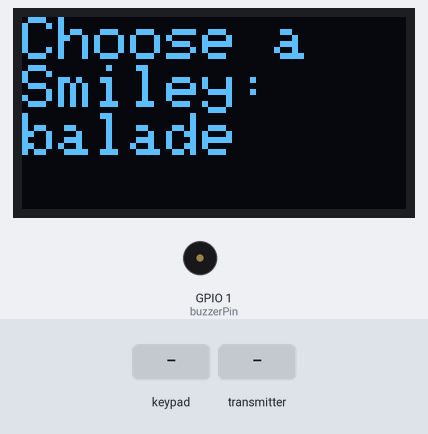
This sketch was run on a simulated ESP32. On the bench: 128×64 one-colour display, buzzer (waves = sounding). The test bench sets the inputs (shaded band). What the sketch prints to the serial monitor is not drawn.

Above: at 1.2 s.
1.3 s: key 'A' pressed
At 2.1 s:
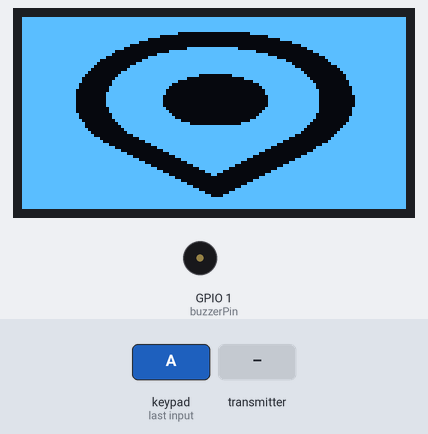
At 3.2 s:
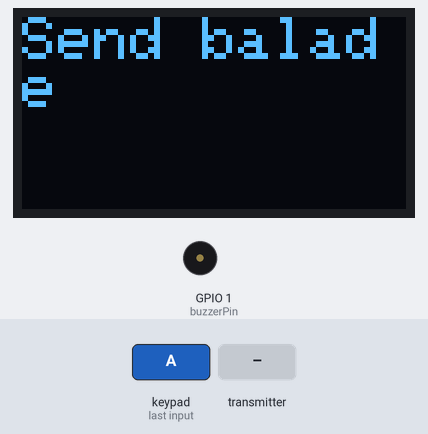
4.3 s: the transmitter starts sending smileyID = 0
At 6.4 s:
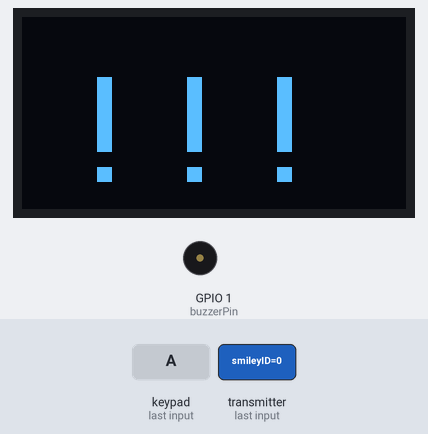
Timing chart, 0 to 25.8 s (numbered marks = the images above; inputs shaded):
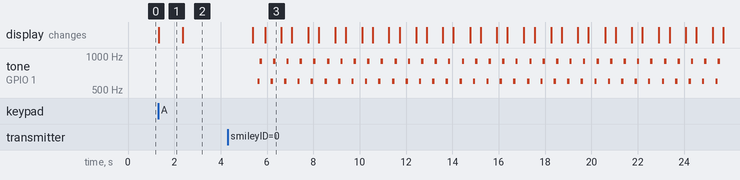

Measured:
- after the input at 1.3 s, the display: changes at once (image 1)
- after the input at 4.3 s, tone on GPIO 1 (buzzerPin): silent → 600 Hz after 1.3 s, then repeats every 0.58 s: 900 Hz 0.10 s, silent 0.38 s, 600 Hz 0.10 s; the display: first differs from a run without the input after 1.6 s (image 3)
- what the display in image 1 shows lasts 1.1 s, from 1.3 s to 2.4 s
- what the display in image 3 shows lasts 0.7 s, from 5.9 s to 6.6 s

The sketch:

HMAE_NOV_2023.ino
```cpp
#include <Wire.h>
#include <Adafruit_GFX.h>
#include <Adafruit_SSD1306.h>
#include <Keypad.h>
#include <esp_now.h>
#include <WiFi.h>
#include "Bitmaps.h"

#define SCREEN_WIDTH 128
#define SCREEN_HEIGHT 64

Adafruit_SSD1306 display(SCREEN_WIDTH, SCREEN_HEIGHT, &Wire, -1);
const int buzzerPin = 1;

const byte ROWS = 3;
const byte COLS = 3;
char keys[ROWS][COLS] = {
    {'U', 'L', 'D'},
    {'R', 'S', 'T'},
    {'A', 'B', ' '}};
byte rowPins[ROWS] = {20, 10, 0};
byte colPins[COLS] = {7, 8, 9};

Keypad keypad = Keypad(makeKeymap(keys), rowPins, colPins, ROWS, COLS);

const unsigned char *smileys[] = {balade, coeur, content, drole, enerve,faux,heure,livre,musique,photo,shopping,tele,triste,vrai};
const char *smileyNames[] = {"balade", "coeur", "content","drole", "enerve", "faux", "heure", "livre", "musique", "photo","shopping", "tele", "triste", "vrai"};
int currentSmileyIndex = 0;
bool fullSize = false;


uint8_t broadcastAddress[] = {0x7C,0xDF,0xA1,0xBE,0x7C,0x4C};

//0x58,0xCF,0x79,0x07,0x34,0xE8 //Emma

//0x7C,0xDF,0xA1,0xBE,0x7C,0x4C //Stan


String success;


typedef struct struct_message
{
  uint8_t smileyID;
} struct_message;

struct_message receivedData;
struct_message sendData;


void data_sent(const uint8_t *mac_addr, esp_now_send_status_t status)
{
  Serial.print("\r\nLast Packet Send Status:\t");
  Serial.println(status == ESP_NOW_SEND_SUCCESS ? "Delivery Success" : "Delivery Fail");
  if (status == 0)
  {
    success = "Delivery Success :)";

    display.clearDisplay();
    display.setTextSize(2);
    display.setTextColor(WHITE);
    display.setCursor(0, 0);
    delay(1000);
    display.println("Send " + String(smileyNames[sendData.smileyID]) );

    display.display();
    delay(3000);

    displayMenu();
  }
  else
  {
    success = "Delivery Fail :(";
  }
}

bool messageReceived = false;
bool screenOff = false;


void data_receive(const uint8_t *mac, const uint8_t *incomingData, int len)
{
  memcpy(&receivedData, incomingData, sizeof(receivedData));
  Serial.print("Bytes received: ");
  Serial.println(len);

  messageReceived = true;


  if (screenOff)
  {
    display.ssd1306_command(SSD1306_DISPLAYON);
    screenOff = false;
  }

  for (int i = 0; i < 5; ++i)
  {
    display.clearDisplay();
    display.display();
    delay(100);
    display.setCursor(15, 20);
    display.setTextSize(2);
    display.println("MESSAGE");
    display.display();

    tone(buzzerPin, 600);
    delay(100);
    tone(buzzerPin, 900);
    delay(100);
    noTone(buzzerPin);
    delay(100);
    display.clearDisplay();
  display.setTextSize(5);
  display.setTextColor(WHITE);
  display.setCursor(15, 20);
  display.println("!!!");
  display.display();
    //displayMenu();
    delay(100);
  }


  display.clearDisplay();
  display.setTextSize(2);
  display.setTextColor(WHITE);
  display.setCursor(0, 0);
  display.println("Press 'B' to reveal emoji");
  display.display();
}

void displayMenu()
{
  display.clearDisplay();
  display.setTextSize(2);
  display.setTextColor(WHITE);
  display.setCursor(0, 0);
  display.println("Choose a");
  display.println("Smiley:");
  display.print(smileyNames[currentSmileyIndex]);
  display.display();
}

void displaySmiley(bool halfSize)
{
  display.clearDisplay();
  display.setTextSize(fullSize ? 2 : 1);
  display.setTextColor(WHITE);
  display.setCursor(0, 0);

  if (!halfSize)
  {
    display.drawBitmap(0, fullSize ? 16 : 0, smileys[currentSmileyIndex], SCREEN_WIDTH, SCREEN_HEIGHT - (fullSize ? 16 : 0), WHITE);
  }
  else
  {
    display.drawBitmap(0, 0, smileys[currentSmileyIndex], SCREEN_WIDTH, SCREEN_HEIGHT, WHITE);
  }

  display.display();
}

void setup()
{
  Serial.begin(115200);

  pinMode(buzzerPin, OUTPUT);
  digitalWrite(buzzerPin, LOW);

  if (!display.begin(SSD1306_SWITCHCAPVCC, 0x3C))
  {
    Serial.println(F("SSD1306 allocation failed"));
    for (;;)
      ;
  }

  WiFi.mode(WIFI_STA);
  if (esp_now_init() != ESP_OK)
  {
    Serial.println("Error initializing ESP-NOW");
    return;
  }
  esp_now_register_send_cb(data_sent);

  esp_now_peer_info_t peerInfo;
  memcpy(peerInfo.peer_addr, broadcastAddress, 6);
  peerInfo.channel = 0;
  peerInfo.encrypt = false;
  if (esp_now_add_peer(&peerInfo) != ESP_OK)
  {
    Serial.println("Failed to add peer");
    return;
  }

  esp_now_register_recv_cb(data_receive);

  displayMenu();
}

void loop()
{
  char key = keypad.getKey();
  esp_err_t result;

  if (key != NO_KEY)
  {
    switch (key)
    {

    case 'L':
    currentSmileyIndex = (currentSmileyIndex - 1 + 14) % 14;
    displayMenu();
    break;

case 'R':
    currentSmileyIndex = (currentSmileyIndex + 1) % 14;
    displayMenu();
    break;

    case 'A':
      fullSize = !fullSize;
      displaySmiley(fullSize);

      sendData.smileyID = currentSmileyIndex;
      result = esp_now_send(broadcastAddress, (uint8_t *)&sendData, sizeof(sendData));

      if (result == ESP_OK)
      {
        Serial.println("Sent with success");
      }
      else
      {
        Serial.println("Error sending the data");
      }
      break;

    case 'S':
      fullSize = false;
      displayMenu();
      break;

    case 'T':

      screenOff = !screenOff;
      if (screenOff)
      {
        display.ssd1306_command(SSD1306_DISPLAYOFF);
      }
      else
      {
        display.ssd1306_command(SSD1306_DISPLAYON);
        //displayMenu();
      }
      break;

    case 'B':
      if (messageReceived && !screenOff)
      {

        display.clearDisplay();
        display.drawBitmap(0, 0, smileys[receivedData.smileyID], SCREEN_WIDTH, SCREEN_HEIGHT, WHITE);
        display.setCursor(0, 0);

        display.display();

        messageReceived = false;
      }
      break;
    }
  }
}
```

Bitmaps.h
```cpp
#ifndef BITMAPS_H
#define BITMAPS_H

// Placeholder for bitmap arrays

extern const unsigned char balade[];
extern const unsigned char coeur[];
extern const unsigned char content[];
extern const unsigned char drole[];
extern const unsigned char enerve[];
extern const unsigned char faux[];
extern const unsigned char heure[];
extern const unsigned char livre[];
extern const unsigned char musique[];
extern const unsigned char photo[];
extern const unsigned char shopping[];
extern const unsigned char tele[];
extern const unsigned char triste[];
extern const unsigned char vrai[];


#endif // BITMAPS_H
```

Source omitted: Bitmaps.cpp (data table, 73316 bytes)
